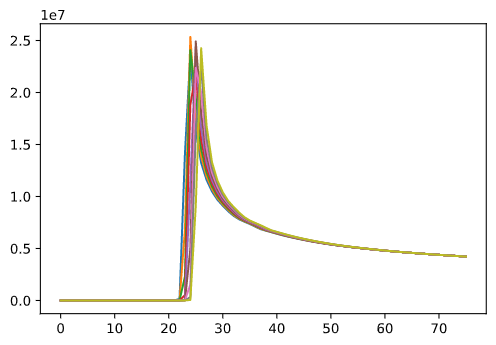

Source code (Python):
#%%
# creates the erdf file and also plots the erdf curves.
import matplotlib.pyplot as plt
import numpy as np
import pandas as pd
import os


directory = "data" # the folder containing all the depth-dose data
colnames=['X', 'Y', 'Z', 'Total Dose', 'Total2','Entries']
dd =[]
for i in range(0,298) :
    first_val=[]
    for file in os.listdir(directory):
        filename = os.fsdecode(file)
        if filename.endswith(".txt"): #or filename.endswith(".py"): 
            #print(os.path.join(directory, filename))
            df = pd.read_csv(os.path.join(directory, filename),skiprows=3,header=0,names=colnames)   
            first_val.append(df['Total Dose'][i])

            continue
        else:
            continue
    plt.plot(first_val)
    dd.append(first_val)
    
np.savetxt('erdf.txt',dd,delimiter='\t')
plt.show()
# ERDF data: Columns correspond to energy. First column: 100 MeV Last column: 250 MeV, Step: 2 MeV. 
# Rows correspond to WEPL. First row: 0 mm; last row: 299 mm; step: 1 mm


# %%
